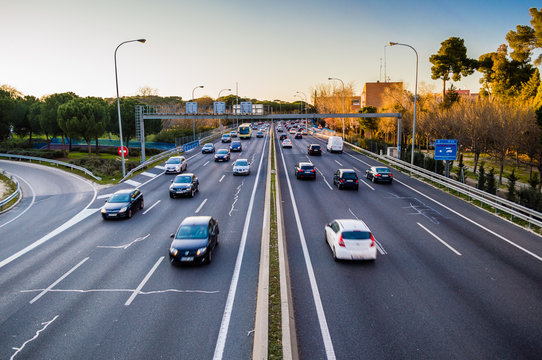
#> input picture highway.jpg, 542 x 360 px, found by its file name
$ python cv_12.py
#> lines starting #> are read from the running program, lines starting #| are printed output that depends on the picture
import cv2
import numpy as np

img = cv2.imread("D:/My Python Projects/Open CV/highway.jpg",0)
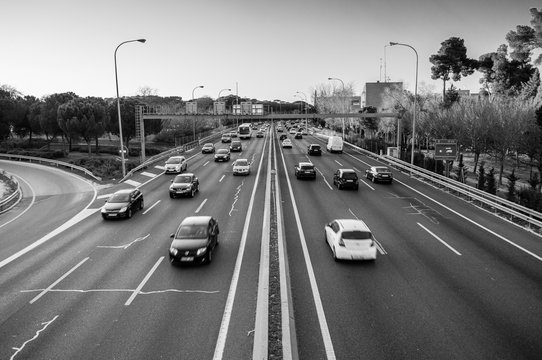
#> img: shape (360, 542); min 0, max 255, mean 123.5

resize = cv2.resize(img,(440,440))
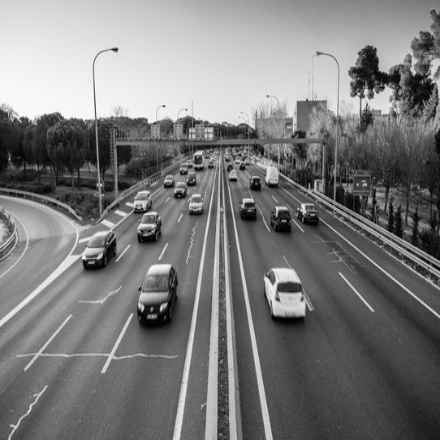
#> resize: shape (440, 440); min 0, max 255, mean 123.4

min_thresh = 100
max_thresh = 200

edges = cv2.Canny(resize,min_thresh,max_thresh)
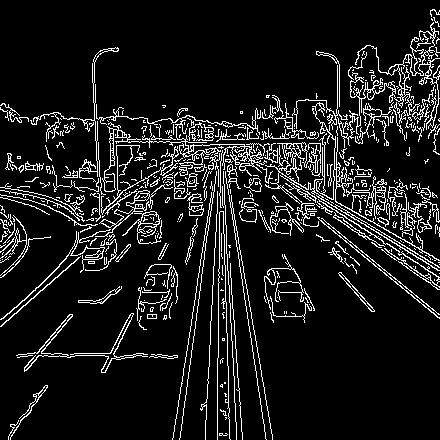
#> edges: shape (440, 440); 10.2% white in thin lines or dots

cv2.imshow("Original ", img)
cv2.imshow("edges",edges)
cv2.waitKey(0)
cv2.destroyAllWindows()
